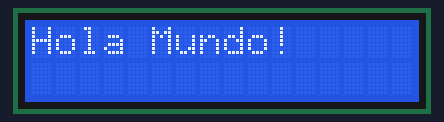
Recording of a sketch running on a simulated Arduino Uno, built with avr-gcc and run on an emulated ATmega328P. On the bench: 16×2 character LCD.

Above: at 0.1 s.
At 1.1 s:
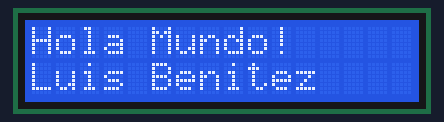
At 1.6 s:
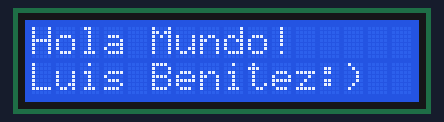
At 3.99 s:
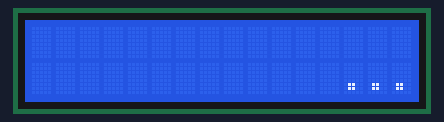
At 6.5 s:
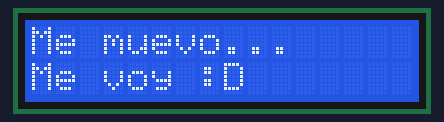
At 12.7 s:
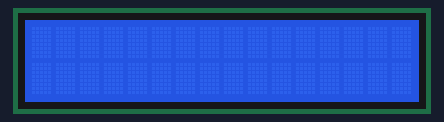

Measured:
- by itself, everything shown: repeats every 13.6 s, in 24 steps
- what the display in image 1 shows lasts 0.5 s, from 1.1 s to 1.6 s
- what the display in image 2 shows lasts 2.0 s, from 1.6 s to 3.6 s
- what the display in image 4 shows lasts 6.1 s, from 6.5 s to 12.6 s
- what the display in image 5 shows lasts 1.0 s, from 12.6 s to 13.6 s

The sketch:

LCD_estatico.ino
```cpp
/*
  LCD con texto estatico
*/

/*( Librerias )*/
#include <Wire.h>  // Libreria de comunicacion I2C/TWI de Arduino IDE
#include <LiquidCrystal_I2C.h>  // Libreria LCD-I2C de fmalpartida

/*( Constantes )*/
#define dir 0x3F  //Es la direccion de tu LCD

/*( Objetos )*/
LiquidCrystal_I2C lcd(dir, 2, 1, 0, 4, 5, 6, 7, 3, POSITIVE);  /* Funcion de configuracion
de pines del modulo LCD/I2C (Direccion,en,rw,rs,d4,d5,d6,d7,backlight,polaridad)*/


void setup(){   //Las instrucciones solo se ejecutan una vez, despues del arranque
  lcd.begin(16,2);  //Inicializacion de LCD de 16 caracteres y 2 lineas
  lcd.backlight(); // Dejamos encendido el backlight
}

void loop(){  //Las instrucciones se ejecutan una y otra vez, hasta un reset o apagado
  /*( Escribir en el LCD )*/
  lcd.setCursor(0,0); //Apuntamos a la direccion LCD(caracter,linea)
  lcd.print("Hola Mundo!");  //Escribimos texto
  delay(1000);  //Tiempo de espera

  lcd.setCursor(0,1); //Apuntamos a la direccion LCD(caracter,linea)
  lcd.print("Luis Benitez");  //Escribimos texto
  delay(500);  //Tiempo de espera

  for(int i = 12; i< 12; i++)  //Bucle Procesando...
  {  //Inicio del bucle procesando...
    lcd.setCursor(i,1);  //Apuntamos a la direccion LCD(caracter,linea)
    lcd.print(".");  //Escribimos texto
    delay(500);  //Tiempo de espera
  }  //fin del bucle procesando..

  lcd.setCursor(12,1); //Apuntamos a la direccion LCD(caracter,linea)
  lcd.print(":)");  //Escribimos texto
  delay(2000);  //Tiempo de espera

  /*( Desplazamiento )*/
  lcd.clear();  //Borrado del LCD
  lcd.setCursor(20,0); //Apuntamos a la direccion LCD(caracter,linea)
  lcd.print("Me muevo...");  //Escribimos texto
  lcd.setCursor(16,1); //Apuntamos a la direccion LCD(caracter,linea)
  lcd.print("....Me voy :D");  //Escribimos texto
  for (int i = 0; i < 20; i++) //Bucle desplazamiento
  {  //Inicio del bucle desplazamiento
    lcd.scrollDisplayLeft();  //Desplazamiento a la izquierda
    delay(150);  //Tiempo de espera
  }  //Fin del bucle desplazamiento
  delay(6000);  //Tiempo de espera
  lcd.clear();  //Borrado del LCD
  delay(1000);  //Tiempo de espera

}  //Fin del Loop

/*******************************************************/

//Fin del programa
```
